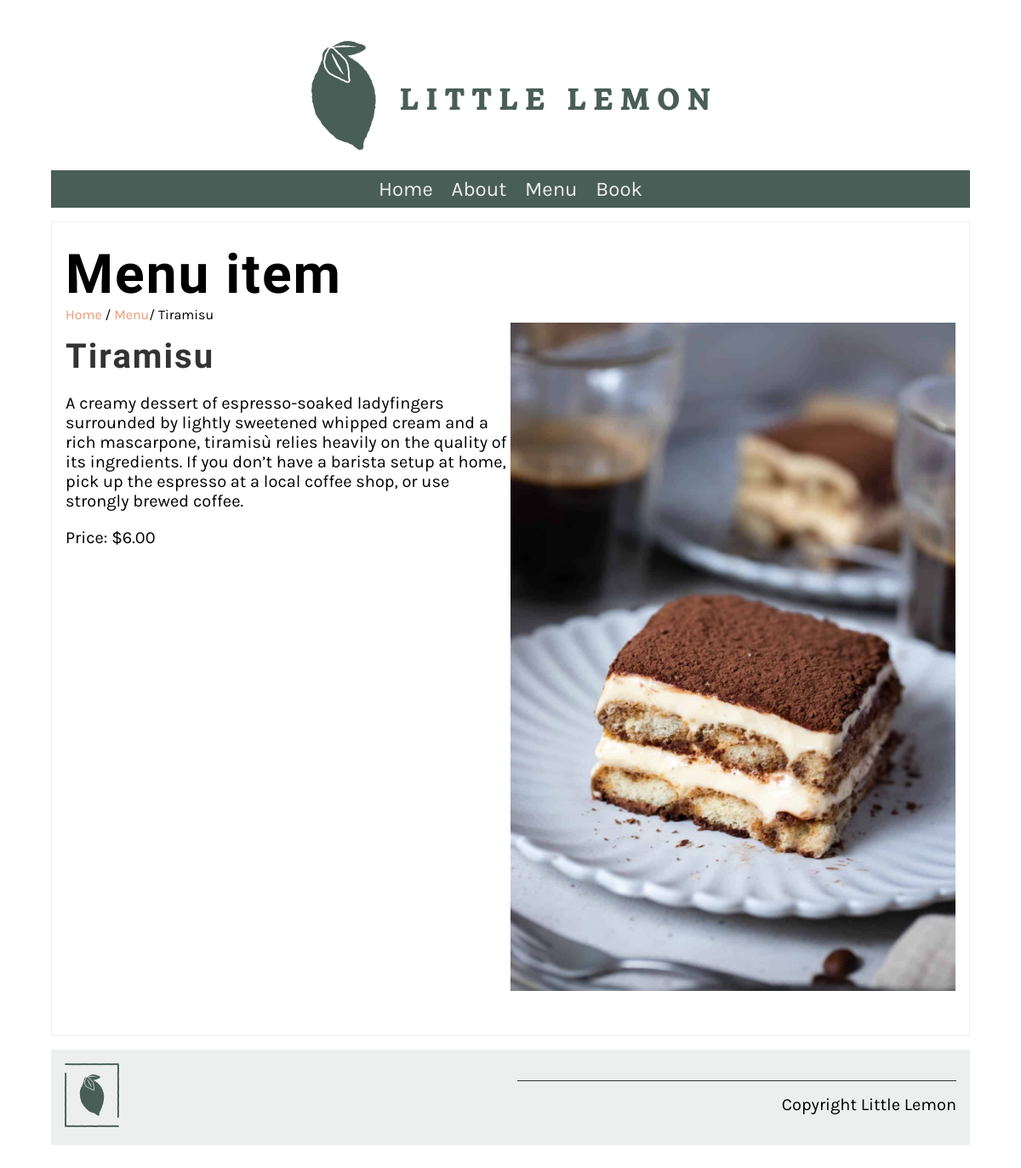
The app's page /menu_item/3/ with its own data.
### restaurant/models.py (models this page shows, shortened)
class Menu(models.Model):
   name = models.CharField(max_length=200)
   price = models.IntegerField(null=False)
   menu_item_description = models.TextField(max_length=1000, default='')

### restaurant/views.py (the view)
# urls.py: path('menu_item/<int:pk>/', views.display_menu_item, name="menu_item")
def display_menu_item(request, pk=None):
    if pk:
        menu_item = Menu.objects.get(pk=pk)
    else:
        menu_item = ""
    return render(request, 'menu_item.html', {"menu_item": menu_item})

### restaurant/templates/menu_item.html
{% extends 'base.html' %} {% load static %} {% block content %}
<section>
	<article>
		<h1>Menu item</h1>
		<span>
			<a href="{% url 'home' %}">Home</a> / <a href="{% url 'menu' %}">Menu</a>/
			{{menu_item.name}}
		</span>
		<div class="row">
			<div class="column">
				<h2>
					{{menu_item.name}}
				</h2>
				<p>
					{{menu_item.menu_item_description}}
				</p>
				<p>
					Price: ${{menu_item.price}}.00
				</p>
			</div>
			<div class="column">
				<img src="/restaurant/static/img/menu_items/{{menu_item.name}}.jpg" alt="{{ menu_item.name}}" />
			</div>
		</div>
	</article>
</section>
{% endblock %}

### restaurant/static/css/style.css (style rules this page uses)
body { font-family: 'Karla', sans-serif; margin-top: 3rem; margin-bottom: 3rem; margin-left: 5%; margin-right: 5%; }
h1, h2, h3, h4, h5, h6 { font-family: 'Markazi Text', serif; letter-spacing: 2px;; }
h1 { font-size: 4rem; margin-top: 1.5rem; margin-bottom: 0; }
h2 { font-size: 2.5rem; color: #333333; margin:1rem 0; }
p, ul { font-size: 1.25rem;; }
a { color: #EE9972; text-decoration: none; }
section { display: flex; gap: 2rem 1rem; margin-top: 1rem; margin-bottom: 1rem; flex-direction: row; }
article { flex:1; }
article img { max-width: 100%; }
main article { border: 1px solid #EDEFEE; padding-left: 1rem; padding-right: 1rem; }
.row { display: flex; flex-direction: row; width: 100%; padding-bottom: 1rem; }
.column { flex-basis: 50%; margin-bottom: 1rem; padding-bottom: 1rem; }

### records on screen
Menu: name "Tiramisu", menu_item_description "A creamy dessert of espresso-soaked ladyfingers surrounded by lightly sweetened whipped cream and a rich mascarpone, tiramisù relies heavily on the quality of its ingredients. If you don’t have a barista setup at home, pick up the espresso at a local coffee shop, or use strongly brewed coffee.", price "6", name (picture)
